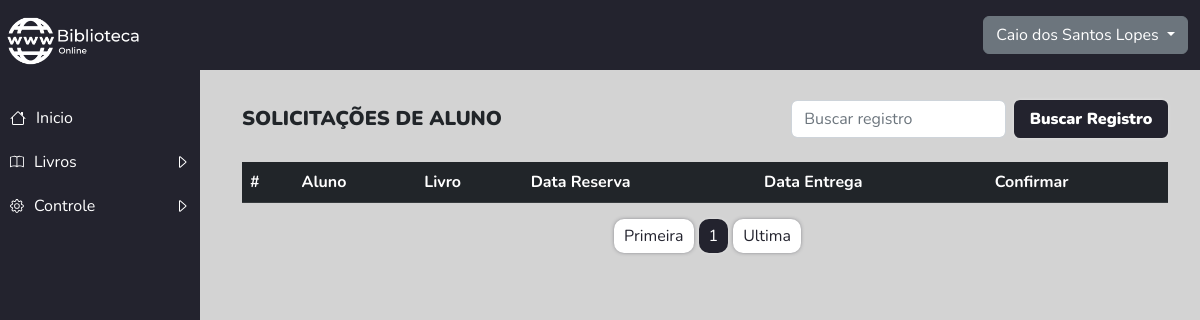
The page /View-Gestor/registros-reservas-temp.php (signed in) on the database as committed earlier.
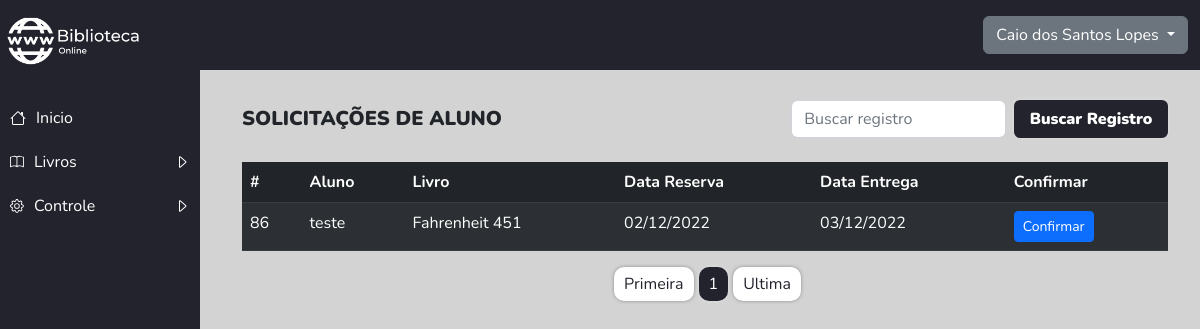
The same page on the database as committed later.
### tables this page shows
CREATE TABLE `reserva_temp` (
  `id_temp` int(11) NOT NULL,
  `cod_livro` int(11) NOT NULL,
  `cod_aluno` int(11) NOT NULL,
  `data_hoje` datetime NOT NULL,
  `data_amanha` datetime NOT NULL
);

CREATE TABLE `aluno` (
  `id_aluno` int(11) NOT NULL,
  `nome_aluno` varchar(300) NOT NULL,
  `email` varchar(300) NOT NULL,
  `senha` varchar(45) NOT NULL,
  `status` int(1) NOT NULL
);

CREATE TABLE `livro` (
  `id_livro` int(11) NOT NULL,
  `imagem` varchar(300) NOT NULL,
  `titulo` varchar(300) NOT NULL,
  `autor` varchar(300) NOT NULL,
  `cod_categoria` int(11) NOT NULL,
  `paginas` int(11) NOT NULL,
  `sinopse` longtext NOT NULL,
  `qtd_total` int(11) NOT NULL,
  `qtd_reserva` int(11) NOT NULL,
  `qtd_temp` int(11) NOT NULL
);

### View-Gestor/registros-reservas-temp.php (called while the page is built, shortened)
<?php
require('../DataBase.php');
include_once('../includes/header-fechado.php');
include_once('../includes/gestor/listagem-reserva-temp.php');
include_once('../includes/gestor/menu.php');
include_once('../includes/footer-fechado.php');
?>

### includes/gestor/listagem-reserva-temp.php (the view, shortened to what this page needs)
  <section class="container-xl mt-100px corpo">
    <div class="d-flex justify-content-between titulo-pagina">
        <div class="titulo-index">
            <span>Solicitações de Aluno</span>
        </div>
        <div class="caixa-busca">
            <form class="d-flex" role="search" method="POST" action="pesquisa-solicitacao.php">
                <input class="form-control me-2" type="search" name="busca" placeholder="Buscar registro">
                <button class="btn btn-busca-regis" type="submit">Buscar Registro</button>
            </form>
        </div>
    </div>
     <?php
    $pagina_atual = filter_input(INPUT_GET, 'pagina', FILTER_SANITIZE_NUMBER_INT);
    $pagina = (!empty($pagina_atual)) ? $pagina_atual : 1;
    $qnt_result_pg = 12;
    $inicio = ($qnt_result_pg * $pagina) - $qnt_result_pg;
    $sql = $conn->prepare("SELECT *,DATE_FORMAT(data_hoje,'%d/%m/%Y')
    AS data_hojef,
    DATE_FORMAT(data_amanha,'%d/%m/%Y')
    AS data_amanhaf
    FROM reserva_temp
    INNER JOIN livro
    ON id_livro = reserva_temp.cod_livro
    INNER JOIN aluno
    ON id_aluno = reserva_temp.cod_aluno LIMIT $inicio, $qnt_result_pg");
    $sql->execute();
    $result = $sql->get_result();
    ?>
     <div class="table-livros mt-4">
            <table class="table table-dark table-striped">
                <thead>
                    <tr>
                        <th scope="col" class="mobile-non-display">#</th>
                        <th scope="col">Aluno</th>
                        <th scope="col">Livro</th>
                        <th scope="col" class="mobile-non-display">Data Reserva</th>
                        <th scope="col" class="mobile-non-display">Data Entrega</th>
                        <th scope="col">Confirmar</th>
                    </tr>
                </thead>
                <tbody>
                    <?php
                    while ($reserva = mysqli_fetch_assoc($result)) {
                    ?>
                        <tr>
                            <td class="mobile-non-display"><?php echo $reserva['id_temp'] ?></td>
                            <td><?php echo $reserva['nome_aluno'] ?></td>
                            <td><?php echo $reserva['titulo'] ?></td>
                            <td class="mobile-non-display"><?php echo $reserva['data_hojef'] ?></td>
                            <td class="mobile-non-display"><?php echo $reserva['data_amanhaf'] ?></td>
                            <td>
                                <a href='confirmar-reserva-temp.php?id_temp=<?php echo $reserva['id_temp'] ?>' class='btn btn-sm btn-primary'>
                                    Confirmar
                                </a>
                            </td>
                        </tr>
                    <?php } ?>
                </tbody>
            </table>
        </div>
          <?php
        $result_pg = $conn->prepare("SELECT COUNT(id_temp) AS num_result FROM reserva_temp");
        $result_pg->execute();
        $resultado_pg = $result_pg->get_result();
        $row_pg = mysqli_fetch_assoc($resultado_pg);
        $quantidade_pg = ceil($row_pg['num_result'] / $qnt_result_pg);
        ?>
       <div class='content caixa-pag'>
       <div class='caixa-pag-num'>
        <a class='link-pag' href='registros-reservas-temp.php?pagina=1'>Primeira</a>
        <span class='link-pag pag-atual'><?php echo $pagina ?></span>
        <a class='link-pag' href='registros-reservas-temp.php?pagina=<?php echo $quantidade_pg ?>'>Ultima</a>
        </div>
        </div>
</section>

Rows that differ between the two databases and show on the page:
added reserva_temp: id_temp "86", cod_aluno.nome_aluno "teste", cod_livro.titulo "Fahrenheit 451", data_hojef "02/12/2022", data_amanhaf "03/12/2022"
